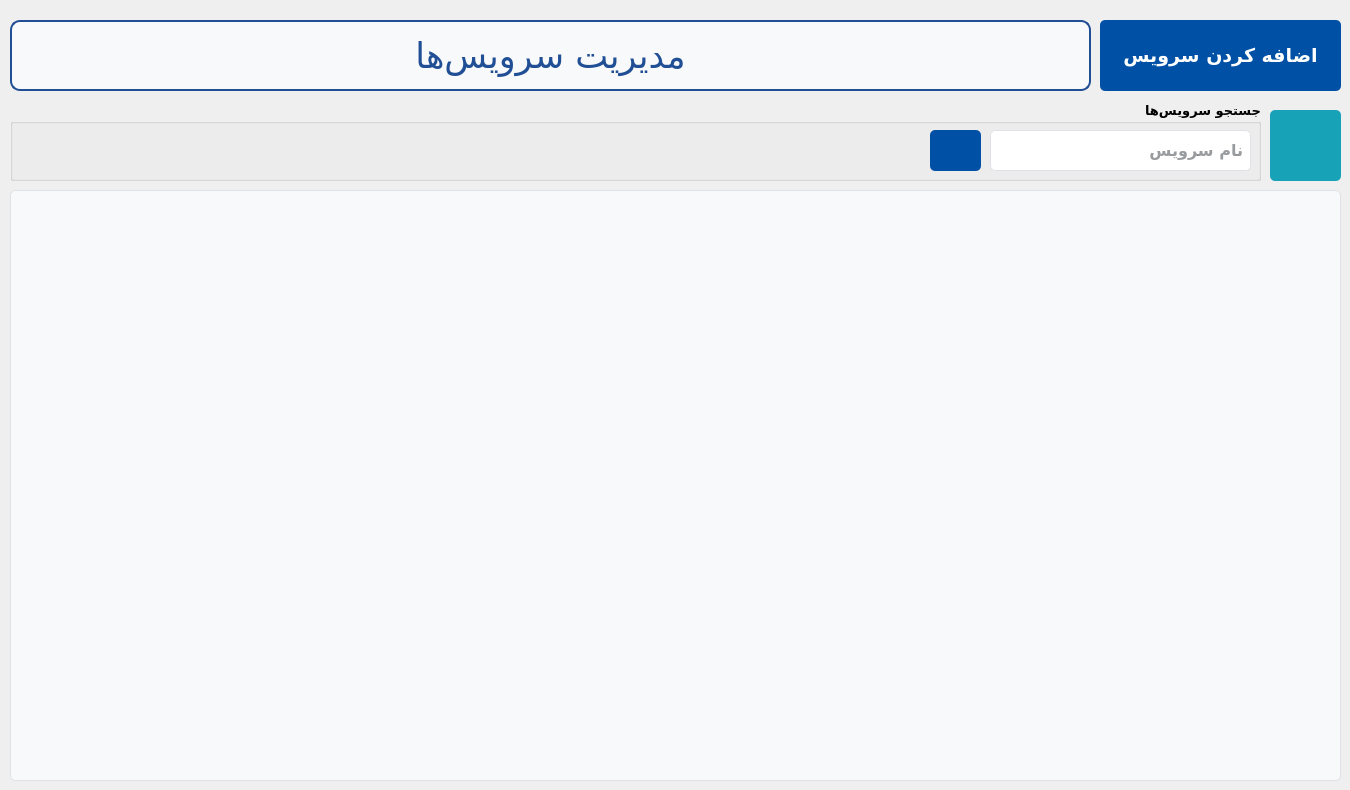
    <widget class="QWidget" name="services_tab">
     <attribute name="icon">
      <iconset resource="../../../../../Resources/resource.qrc">
       <normaloff>:/icons/syringe.png</normaloff>:/icons/syringe.png</iconset>
     </attribute>
     <attribute name="title">
      <string>سرویس‌ها</string>
     </attribute>
     <widget class="QGroupBox" name="groupBox_4">
      <property name="geometry">
       <rect>
        <x>10</x>
        <y>100</y>
        <width>1251</width>
        <height>81</height>
       </rect>
      </property>
      <property name="font">
       <font>
        <family>Vazirmatn Black</family>
        <pointsize>10</pointsize>
        <weight>75</weight>
        <bold>true</bold>
        <kerning>true</kerning>
       </font>
      </property>
      <property name="layoutDirection">
       <enum>Qt::LeftToRight</enum>
      </property>
      <property name="title">
       <string>جستجو سرویس‌ها</string>
      </property>
      <property name="alignment">
       <set>Qt::AlignRight|Qt::AlignTrailing|Qt::AlignVCenter</set>
      </property>
      <widget class="QPushButton" name="searchServices_btn">
       <property name="geometry">
        <rect>
         <x>920</x>
         <y>30</y>
         <width>51</width>
         <height>41</height>
        </rect>
       </property>
       <property name="font">
        <font>
         <family>Vazirmatn</family>
         <pointsize>12</pointsize>
         <weight>75</weight>
         <bold>true</bold>
        </font>
       </property>
       <property name="layoutDirection">
        <enum>Qt::LeftToRight</enum>
       </property>
       <property name="styleSheet">
        <string notr="true">QPushButton {
    background-color: #0050a5; /* Bootstrap primary blue */
    color: white; /* White text */
    border: none;
    border-radius: 5px; /* Rounded corners */
    text-align: center;
    text-decoration: none;
}

QPushButton:hover {
    background-color: #0056b3; /* Darker blue on hover */
}

QPushButton:pressed {
    background-color: #004085; /* Even darker blue on press */
}
</string>
       </property>
       <property name="text">
        <string/>
       </property>
       <property name="icon">
        <iconset resource="../../../../../Resources/resource.qrc">
         <normaloff>:/icons/magnifying-glass.png</normaloff>:/icons/magnifying-glass.png</iconset>
       </property>
       <property name="iconSize">
        <size>
         <width>20</width>
         <height>20</height>
        </size>
       </property>
      </widget>
      <widget class="QLineEdit" name="serviceName_txtbox">
       <property name="geometry">
        <rect>
         <x>980</x>
         <y>30</y>
         <width>261</width>
         <height>41</height>
        </rect>
       </property>
       <property name="font">
        <font>
         <family>Vazirmatn</family>
         <pointsize>12</pointsize>
        </font>
       </property>
       <property name="layoutDirection">
        <enum>Qt::RightToLeft</enum>
       </property>
       <property name="styleSheet">
        <string notr="true">/* Basic LineEdit styling */
QLineEdit {
    background-color: #ffffff; /* White background */
    border: 1px solid #dee2e6; /* Light grey border */
    border-radius: 5px; /* Rounded corners */
    color: #343a40; /* Dark grey text color */
    outline: none; /* Remove default outline */
	padding: 5px 5px;
}

/* Hover effect */
QLineEdit:hover {
    border: 1px solid #007bff; /* Blue border on hover */
}

/* Focus effect */
QLineEdit:focus {
    border: 1px solid #007bff; /* Blue border on focus */
}

/* Disabled state */
QLineEdit:disabled {
    background-color: #e9ecef; /* Light grey background when disabled */
    color: #6c757d; /* Grey text color when disabled */
}

</string>
       </property>
       <property name="locale">
        <locale language="Persian" country="Iran"/>
       </property>
       <property name="text">
        <string/>
       </property>
       <property name="placeholderText">
        <string>نام سرویس</string>
       </property>
      </widget>
     </widget>
     <widget class="QPushButton" name="addServices_btn">
      <property name="geometry">
       <rect>
        <x>1100</x>
        <y>20</y>
        <width>241</width>
        <height>71</height>
       </rect>
      </property>
      <property name="font">
       <font>
        <family>Vazirmatn</family>
        <pointsize>14</pointsize>
        <weight>75</weight>
        <bold>true</bold>
        <underline>false</underline>
        <strikeout>false</strikeout>
       </font>
      </property>
      <property name="layoutDirection">
       <enum>Qt::RightToLeft</enum>
      </property>
      <property name="styleSheet">
       <string notr="true">QPushButton {
    background-color: #0050a5; /* Bootstrap primary blue */
    color: white; /* White text */
    border: none;
    border-radius: 5px; /* Rounded corners */
    padding: 10px 20px; /* Padding */
    text-align: center;
    text-decoration: none;
}

QPushButton:hover {
    background-color: #0056b3; /* Darker blue on hover */
}

QPushButton:pressed {
    background-color: #004085; /* Even darker blue on press */
}
</string>
      </property>
      <property name="text">
       <string>اضافه کردن سرویس</string>
      </property>
      <property name="icon">
       <iconset resource="../../../../../Resources/resource.qrc">
        <normaloff>:/icons/plus.png</normaloff>:/icons/plus.png</iconset>
      </property>
      <property name="iconSize">
       <size>
        <width>30</width>
        <height>30</height>
       </size>
      </property>
     </widget>
     <widget class="QListWidget" name="services_lst">
      <property name="geometry">
       <rect>
        <x>10</x>
        <y>190</y>
        <width>1331</width>
        <height>591</height>
       </rect>
      </property>
      <property name="font">
       <font>
        <family>Vazirmatn</family>
        <pointsize>14</pointsize>
       </font>
      </property>
      <property name="layoutDirection">
       <enum>Qt::RightToLeft</enum>
      </property>
      <property name="styleSheet">
       <string notr="true">/* Basic ListWidget styling */
QListWidget {
    background-color: #f8f9fa; /* Light grey background */
    border: 1px solid #dee2e6; /* Border color */
    border-radius: 5px; /* Rounded corners */
    padding: 5px; /* Padding inside the list */
    outline: 0; /* Remove focus indicator */
}

/* Item styling */
QListWidget::item {
    padding: 10px 15px; /* Padding for each item */
    margin: 5px 0; /* Margin between items */
    background-color: #ffffff; /* White background for items */
    border-radius: 5px; /* Rounded corners for items */
    color: #343a40; /* Dark grey text color */
    outline: 0; /* Remove focus indicator */
}

/* Hover effect for items */
QListWidget::item:hover {
    background-color: #e9ecef; /* Light grey background on hover */
}

/* Selected item styling */
QListWidget::item:selected {
    background-color: #0050a5;
	color: white;
}

/* Scroll bar styling */
QScrollBar:vertical {
    background: #f8f9fa; /* Light grey background for the scroll bar */
    width: 12px; /* Width of the vertical scroll bar */
    margin: 22px 0 22px 0; /* Margin to fit the top and bottom arrows */
    border: 1px solid #dee2e6; /* Border color */
    border-radius: 5px; /* Rounded corners */
}

QScrollBar::handle:vertical {
    background: #ced4da; /* Medium grey handle */
    min-height: 20px; /* Minimum height of the handle */
    border-radius: 5px; /* Rounded corners */
}

QScrollBar::add-line:vertical,
QScrollBar::sub-line:vertical {
    background: #ced4da; /* Medium grey for arrows */
    height: 20px;
    subcontrol-origin: margin;
    subcontrol-position: top;
    border-radius: 5px; /* Rounded corners */
}

QScrollBar::add-page:vertical, QScrollBar::sub-page:vertical {
    background: none;
}
</string>
      </property>
     </widget>
     <widget class="QLabel" name="label_8">
      <property name="geometry">
       <rect>
        <x>10</x>
        <y>20</y>
        <width>1081</width>
        <height>71</height>
       </rect>
      </property>
      <property name="font">
       <font>
        <family>A Rezvan-fat</family>
        <pointsize>26</pointsize>
        <weight>50</weight>
        <bold>false</bold>
       </font>
      </property>
      <property name="layoutDirection">
       <enum>Qt::RightToLeft</enum>
      </property>
      <property name="autoFillBackground">
       <bool>false</bool>
      </property>
      <property name="styleSheet">
       <string notr="true">/* Basic styling for the company name label */
QLabel {
	color: rgb(33, 79, 149);
    
    padding: 10px; /* Padding around the text */
    border: 2px solid  rgb(33, 79, 149); /* Optional: Border with the same blue color */
    border-radius: 10px; /* Rounded corners */
    background-color: #f8f9fa; /* Light grey background to make it stand out */
    text-align: center; /* Center-align the text */
}

/* Hover effect */
QLabe:hover {
    color: #0056b3; /* Darker blue on hover */
    border-color: #0056b3; /* Match border color on hover */
}
</string>
      </property>
      <property name="text">
       <string>مدیریت سرویس‌ها</string>
      </property>
      <property name="alignment">
       <set>Qt::AlignCenter</set>
      </property>
     </widget>
     <widget class="QPushButton" name="refreshServiceList_btn">
      <property name="geometry">
       <rect>
        <x>1270</x>
        <y>110</y>
        <width>71</width>
        <height>71</height>
       </rect>
      </property>
      <property name="font">
       <font>
        <family>Vazirmatn</family>
        <pointsize>12</pointsize>
        <weight>75</weight>
        <bold>true</bold>
        <underline>false</underline>
        <strikeout>false</strikeout>
       </font>
      </property>
      <property name="layoutDirection">
       <enum>Qt::RightToLeft</enum>
      </property>
      <property name="styleSheet">
       <string notr="true">QPushButton {
    background-color: #17a2b8; /* Bootstrap primary blue */
    color: white; /* White text */
    border: none;
    border-radius: 5px; /* Rounded corners */
    text-align: center;
    text-decoration: none;
}

QPushButton:hover {
background-color: rgb(17, 122, 138);

}

QPushButton:pressed {
background-color: rgb(12, 89, 99);
    
}</string>
      </property>
      <property name="text">
       <string/>
      </property>
      <property name="icon">
       <iconset resource="../../../../../Resources/resource.qrc">
        <normaloff>:/icons/refresh-arrow.png</normaloff>:/icons/refresh-arrow.png</iconset>
      </property>
      <property name="iconSize">
       <size>
        <width>40</width>
        <height>40</height>
       </size>
      </property>
     </widget>
    </widget>
